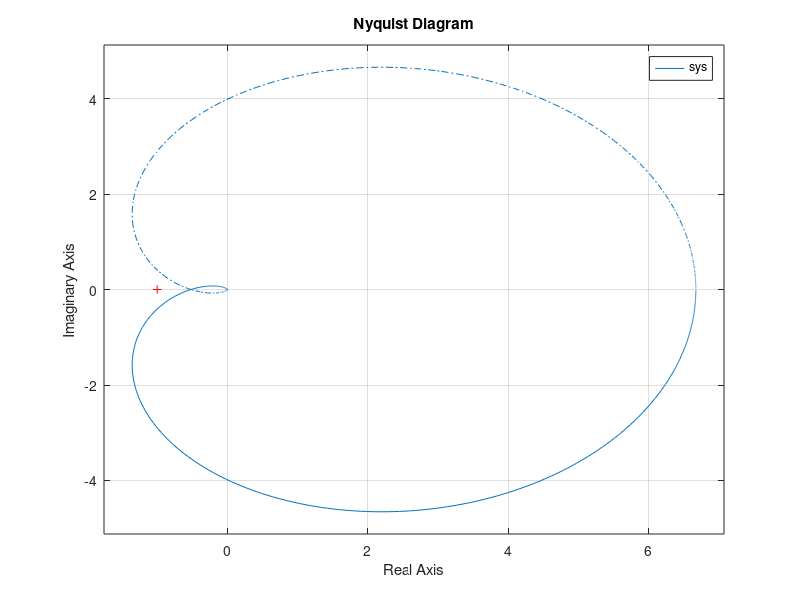

This chart was generated by the following MATLAB code: (Note: this script raises an error after producing the figure.)
clc
clear all
close all

% Define the Loop Transfer Function:
z     = [4];          % Zeros
p     = [-1,-1,-2,3]; % Poles
[a,b] = zp2tf(z,p,10);
sys   = tf(a,b);

% Finding the margions:
[Gm,Pm,Wcg,Wcp] = margin(sys);

% Ploting the Nyquist plot:
nyquist(sys)

% Find roots for crossing with real axis:
Pim = [1 0 3 0 -58 0];
rim = roots(Pim);

% Evaluating GH(jw) for w = 2.5024: 
p1 = [-5 0 -41 0 24];
p2 = [1 0 7 0 -6];
p3 = [1 0 13 0];
y1 = polyval(p1,2.5024);
y2 = polyval(p2,2.5024);
y3 = polyval(p3,2.5024);
yr = 10*(y1/(y2^2+y3^2));

% Finding the roots for crossing with imaginary axis:
Pre = [-5 0 -41 0 24];
rre = roots(Pre);

% Evaluating GH(jw) for w = 0.7407: 
p1 = [1 0 3 0 -58 0];
p2 = [1 0 7 0 -6];
p3 = [1 0 13 0];
y1 = polyval(p1,0.7407);
y2 = polyval(p2,0.7407);
y3 = polyval(p3,0.7407);
yi = 10*(y1/(y2^2+y3^2));

% Multiplication of two polynomials:
syms w
a = w^3 + 13*w; 
b = w^3 + 13*w;
out = expand(a*b);

% Evaluationg PM:
t1 = [1 0 13 0];
t2 = [1 0 7 0 -6];
y1 = polyval(t1,1.8827);
y2 = polyval(t2,1.8827);

PM = (atan(1.8827/(-4)) - atan(-y1/y2))*(180/pi);
